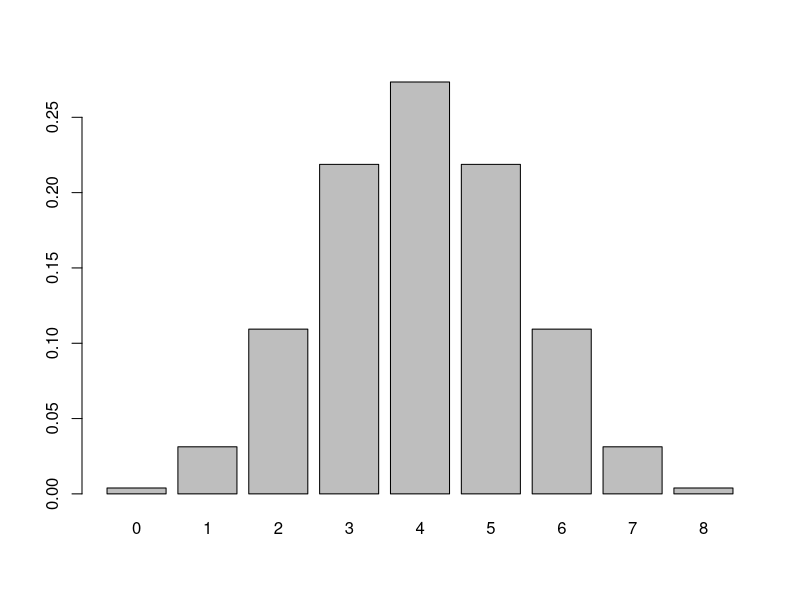
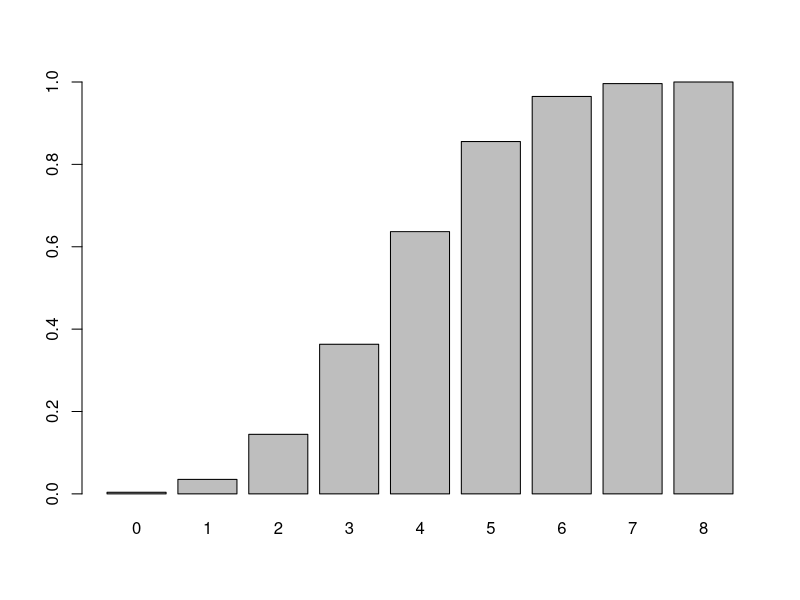

Write the R code that produced these figures, in order.
#
choose(4, 2)/2**4
#
dbinom(4, 8, 0.5)

barplot(dbinom(0:8,8,0.5), names.arg=0:8)

pbinom(0:8,8,0.5)

barplot(pbinom(0:8,8,0.5), names.arg=0:8)

sum(dbinom(3:5,8,0.5))

dbinom(50, 100, 0.5)

n=100;r=0.01;sum(dbinom((n/2-n*r):(n/2+n*r),n,0.5))

binom.test(57, 100, 0.5, conf.level = 0.75)

prop.test(c(50, 57), c(100, 100), conf.level = 0.75)


n=100;
rate=0.5;
z<-c();
for(i in 1:10000){
  x=runif(n, 0, 1);
  y=which(x<rate);
  z[i]=length(y)/n
}
quantile(z, c(.01,.05,.25,.5,.75,.95,.99))
